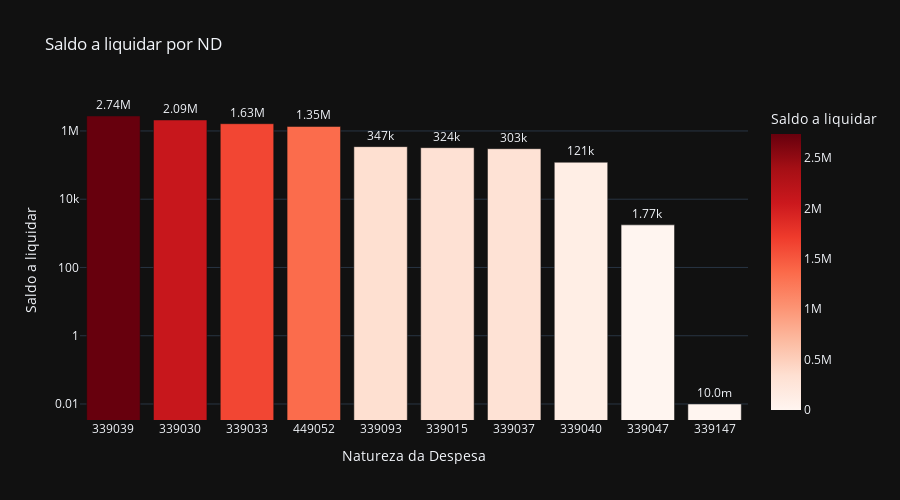

Notebook source saved alongside this figure:
### Code cell
# Saldo a liquidar por ND
cols = ['ND', 'A_LIQUIDAR']

df_aux = df.loc[:, cols].groupby('ND').sum().sort_values(by= 'A_LIQUIDAR', ascending=False).reset_index()
df_aux = df_aux[df_aux['A_LIQUIDAR'] > 0]
fig = px.bar(df_aux, 
             x='ND', 
             y='A_LIQUIDAR',
             title='Saldo a liquidar por ND',
             labels={'ND':'Natureza da Despesa', 'A_LIQUIDAR':'Saldo a liquidar'},
             text_auto='.3s',
             height=500,
             log_y=True,
             color='A_LIQUIDAR',
             color_continuous_scale = 'reds',
             template='plotly_dark')
fig.update_traces(textposition = 'outside', cliponaxis = False, hovertemplate=None)
fig.update_layout(hovermode="x unified")

fig.show()

### Figure 1 — Plotly figure (JSON) as saved in the notebook; plotly's stock layout.template omitted (floating-point values rounded to 4 significant figures)
{"data": [{"alignmentgroup": "True", "cliponaxis": false, "legendgroup": "", "marker": {"color": [2740000.0, 2091000.0, 1630000.0, 1353000.0, 347100.0, 323800.0, 302700.0, 121200.0, 1773.0, 0.01], "coloraxis": "coloraxis", "pattern": {"shape": ""}}, "name": "", "offsetgroup": "", "orientation": "v", "showlegend": false, "textposition": "outside", "texttemplate": "%{y:.3s}", "type": "bar", "x": ["339039", "339030", "339033", "449052", "339093", "339015", "339037", "339040", "339047", "339147"], "xaxis": "x", "y": [2740000.0, 2091000.0, 1630000.0, 1353000.0, 347100.0, 323800.0, 302700.0, 121200.0, 1773.0, 0.01], "yaxis": "y"}], "layout": {"barmode": "relative", "coloraxis": {"colorbar": {"title": {"text": "Saldo a liquidar"}}, "colorscale": [[0, "rgb(255,245,240)"], [0.125, "rgb(254,224,210)"], [0.25, "rgb(252,187,161)"], [0.375, "rgb(252,146,114)"], [0.5, "rgb(251,106,74)"], [0.625, "rgb(239,59,44)"], [0.75, "rgb(203,24,29)"], [0.875, "rgb(165,15,21)"], [1, "rgb(103,0,13)"]]}, "height": 500, "hovermode": "x unified", "legend": {"tracegroupgap": 0}, "title": {"text": "Saldo a liquidar por ND"}, "xaxis": {"anchor": "y", "domain": [0, 1], "title": {"text": "Natureza da Despesa"}}, "yaxis": {"anchor": "x", "domain": [0, 1], "title": {"text": "Saldo a liquidar"}, "type": "log"}}}
